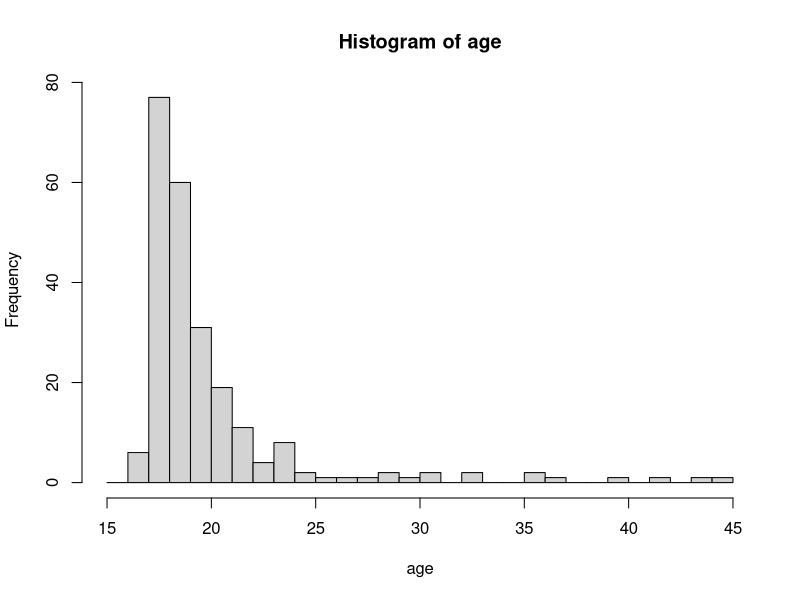
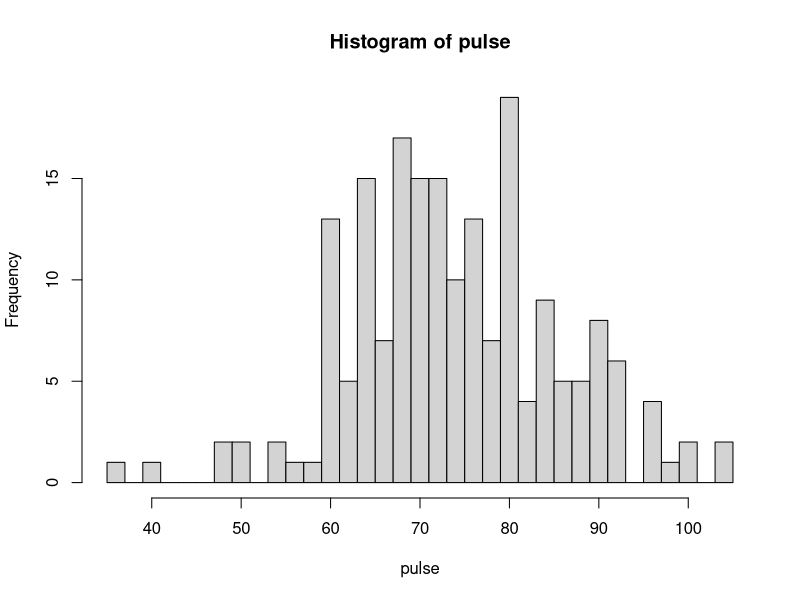
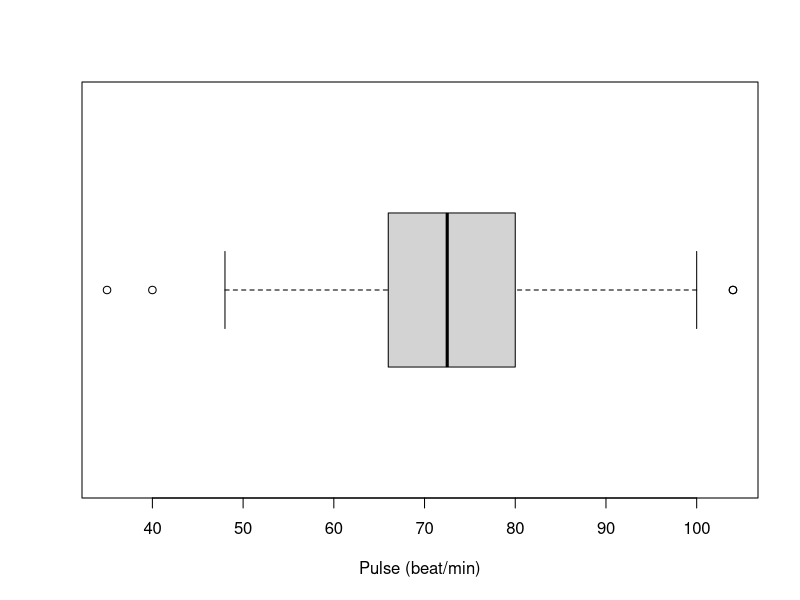
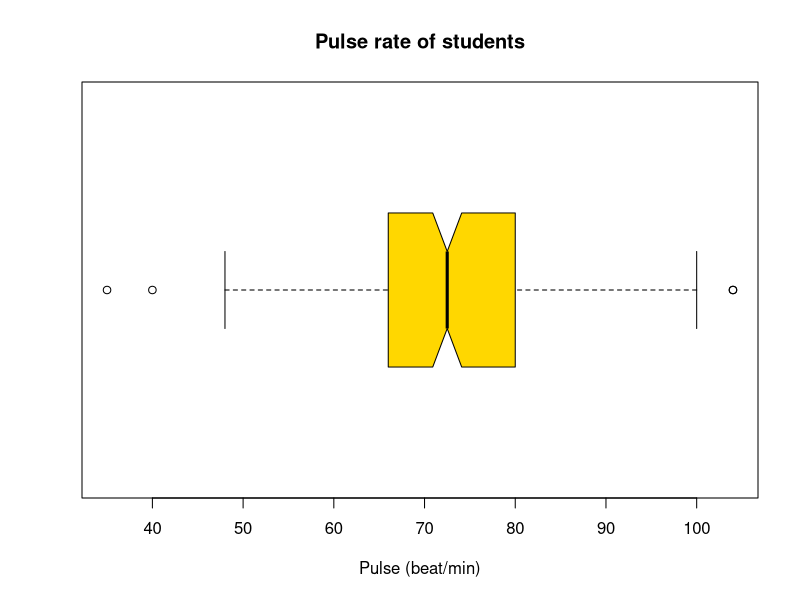
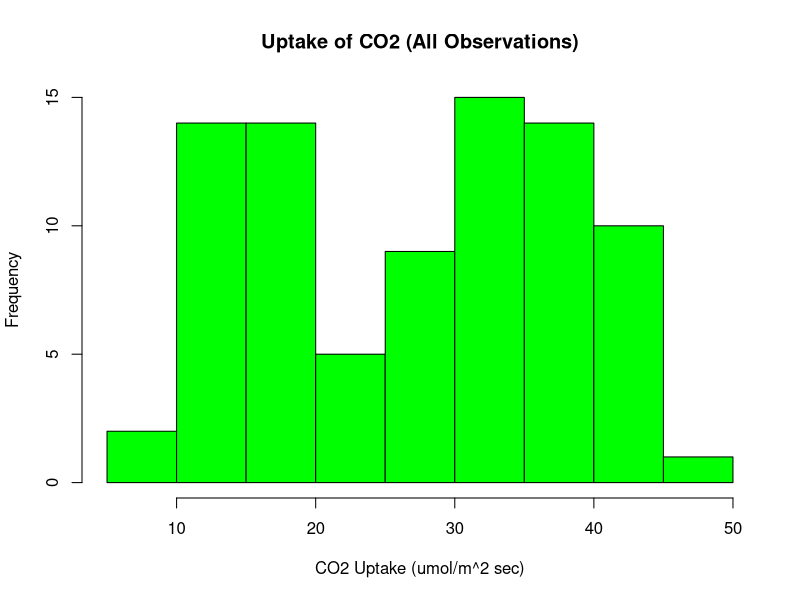
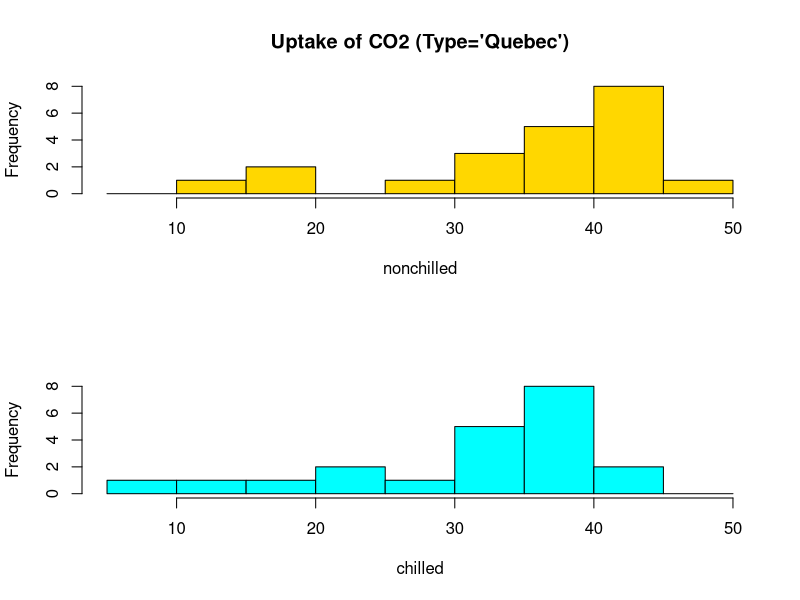
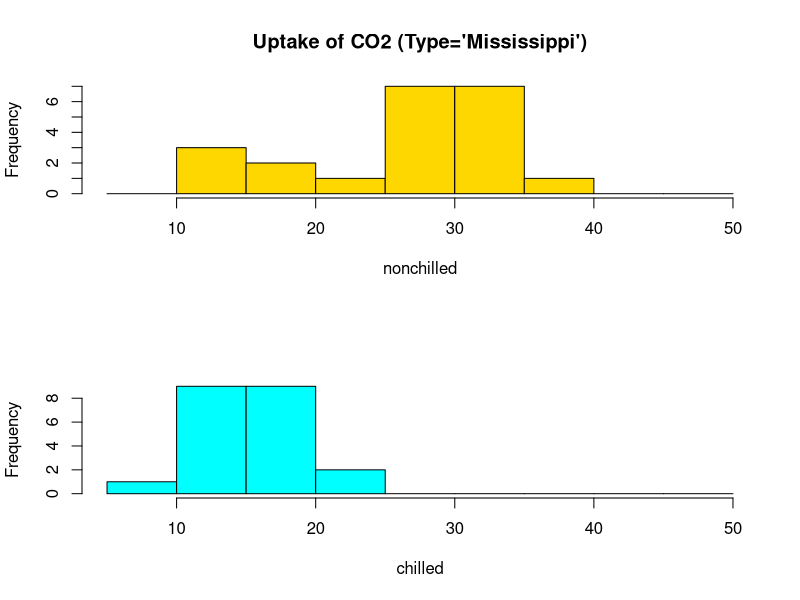
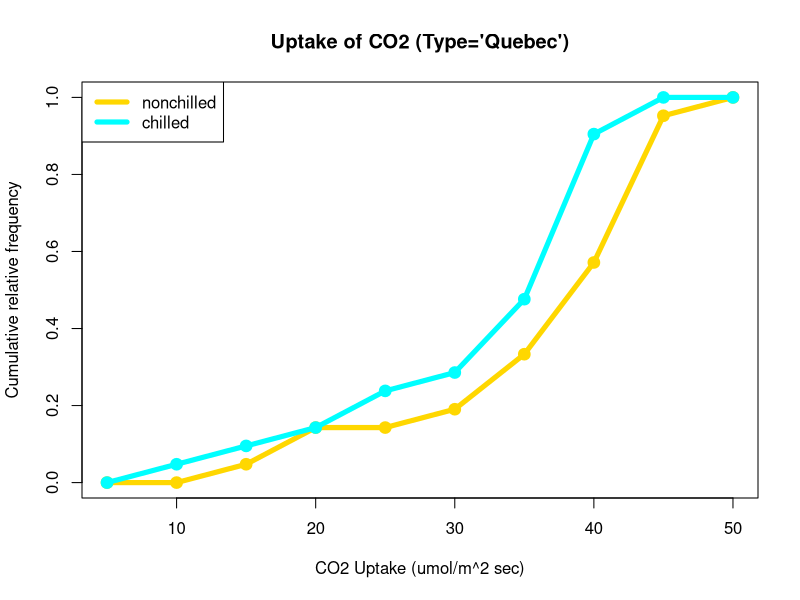

Recreate these plots in R, in order.
# collection of snippets used in notes

library(MASS)
data(survey)





# Mode
age <- floor(survey$Age)   # round down ages 
table(age)
age.freq <- table(age)
names(age.freq[age.freq==max(age.freq)])





# Mean
x <-c(11, 140, 98, 23, 45, 14, 56, 78, 93, 200, 123)
mean(x)

mean (survey$Age)
# remember this variable had two outliers >70
mean (survey$Age[survey$Age<70])
mean (survey$Age, trim=.1)


# Median 
x <-c(11, 140, 98, 23, 45, 14, 56, 78, 93, 200, 123)
median(x)

median (survey$Age)
# dropping outliers (no change in median)
median (survey$Age[survey$Age<70])



# Range
x <- c(11, 10, 8, 4, 6, 7, 11, 6, 11, 7)
range(x)







# Variance
x <- c(11, 10, 8, 4, 6, 7, 11, 6, 11, 7)
var(x)

var(survey$Age)





# standard deviation
x <- c(11, 10, 8, 4, 6, 7, 11, 6, 11, 7)
sd(x)

sd(survey$Age)





# Properties of sd



















# moments
# calculate the 3rd central moment of Age in student survey dataset 
library(e1071)
age <- na.omit(survey$Age)
moment(age, center=TRUE, order=3)

moment(age, order=1)
mean(age)

moment(age, center=TRUE, order=2)
var(age)   # sample variance !
var(age) * (length(age)-1)/length(age)
 
skewness(age, type=1)
mu_2 <- moment(age,center=TRUE,order=2)
mu_3 <- moment(age,center=TRUE,order=3) 
mu_3 / mu_2^(3/2)

kurtosis(age, type=1)
mu_2 <- moment(age,center=TRUE,order=2)
mu_4 <- moment(age,center=TRUE,order=4) 
mu_4 / mu_2^2 - 3


age <- na.omit(survey$Age[survey$Age<70])
pulse <- na.omit(survey$Pulse)

png(filename="age_hist.png", width=600, heigh=300)
hist(age, breaks=seq(15,45,by=1))
dev.off()

png(filename="age_hist.png", width=600, heigh=300)
hist(pulse, breaks=seq(35,105,by=2))
dev.off()

c(skewness(age), skewness(pulse))
c(kurtosis(age), kurtosis(pulse))



# quartiles / percentiles
age <- survey$Age[survey$Age<70] # drop outliers
quantile(age)
quantile(survey$Age)

quantile(age, probs=seq(0,1,0.1))
quantile(age, probs=0.05)



# 5 number summary
fivenum(age)
summary(age)







#IQR
IQR(age)








# box plot
png('boxplot_1.png', width=600, heigh=200)
fivenum(pulse)
boxplot(pulse, horizontal=TRUE, xlab="Pulse (beat/min)")
dev.off()

png('boxplot_2.png', width=600, heigh=200)
boxplot(pulse, horizontal=TRUE, 
 col="gold", notch=TRUE,
 main="Pulse rate of students", xlab="Pulse (beat/min)")
dev.off()









# real data 
data(CO2)
png('uptake_all_hist.png', width=1200, heigh=600, pointsize=24)
hist(CO2$uptake, col="green", 
  xlim=c(5,50), xlab="CO2 Uptake (umol/m^2 sec)",
  main="Uptake of CO2 (All Observations)")
dev.off()

# hist 

breaks = seq(5,50,5) 
png('uptake_by_Treatment_where_Quebec_hist.png', width=800, heigh=1000, pointsize=24)
par(mfrow=c(2,1))
hist(CO2$uptake[CO2$Type=="Quebec" & CO2$Treatment=="nonchilled"], col="gold", 
  breaks=breaks, xlim=c(5,50), xlab="nonchilled",
  main="Uptake of CO2 (Type='Quebec')")
hist(CO2$uptake[CO2$Type=="Quebec" & CO2$Treatment=="chilled"], col="cyan", 
  breaks=breaks, xlim=c(5,50), xlab="chilled",main="")
dev.off()

png('uptake_by_Treatment_where_Mississippi_hist.png', width=800, heigh=1000, pointsize=24)
par(mfrow=c(2,1))
hist(CO2$uptake[CO2$Type=="Mississippi" & CO2$Treatment=="nonchilled"], col="gold", 
  breaks=breaks, xlim=c(5,50), xlab="nonchilled",
  main="Uptake of CO2 (Type='Mississippi')")
hist(CO2$uptake[CO2$Type=="Mississippi" & CO2$Treatment=="chilled"], col="cyan", 
  breaks=breaks, xlim=c(5,50), xlab="chilled",main="")
dev.off()

# ogive 

png('uptake_by_Treatment_where_Quebec_ogive.png', width=800, heigh=900, pointsize=24)
par(mfrow=c(1,1))
tmp <- CO2$uptake[CO2$Type=="Quebec" & CO2$Treatment=="nonchilled"]
tmp.cut <- cut(tmp, breaks, right=FALSE) 
tmp.freq <- table(tmp.cut)
tmp.cumfreq = c(0, cumsum(tmp.freq)) 
tmp.cumrelfreq <- tmp.cumfreq / length(tmp)
plot(breaks, tmp.cumrelfreq, col="gold", lwd=5,
     main="Uptake of CO2 (Type='Quebec')",
     xlab="CO2 Uptake (umol/m^2 sec)", ylab="Cumulative relative frequency")
lines(breaks, tmp.cumrelfreq, col="gold", lwd=5)
tmp.cut <- cut(CO2$uptake[CO2$Type=="Quebec" & CO2$Treatment=="chilled"], breaks, right=FALSE) 
tmp.freq <- table(tmp.cut)
tmp.cumfreq = c(0, cumsum(tmp.freq)) 
tmp.cumrelfreq <- tmp.cumfreq / length(tmp)
points(breaks,tmp.cumrelfreq, col="cyan", lwd=5)
lines(breaks, tmp.cumrelfreq, col="cyan", lwd=5)
legend("topleft", levels(CO2$Treatment), col=c("gold","cyan"), lty = 1, lwd=5)
dev.off()

png('uptake_by_Treatment_where_Mississippi_ogive.png', width=800, heigh=900, pointsize=24)
par(mfrow=c(1,1))
tmp <- CO2$uptake[CO2$Type=="Mississippi" & CO2$Treatment=="nonchilled"]
tmp.cut <- cut(tmp, breaks, right=FALSE) 
tmp.freq <- table(tmp.cut)
tmp.cumfreq = c(0, cumsum(tmp.freq)) 
tmp.cumrelfreq <- tmp.cumfreq / length(tmp)
plot(breaks, tmp.cumrelfreq, col="gold", lwd=5,
     main="Uptake of CO2 (Type='Mississippi')",
     xlab="CO2 Uptake (umol/m^2 sec)", ylab="Cumulative relative frequency")
lines(breaks, tmp.cumrelfreq, col="gold", lwd=5)
tmp.cut <- cut(CO2$uptake[CO2$Type=="Mississippi" & CO2$Treatment=="chilled"], breaks, right=FALSE) 
tmp.freq <- table(tmp.cut)
tmp.cumfreq = c(0, cumsum(tmp.freq)) 
tmp.cumrelfreq <- tmp.cumfreq / length(tmp)
points(breaks,tmp.cumrelfreq, col="cyan", lwd=5)
lines(breaks, tmp.cumrelfreq, col="cyan", lwd=5)
legend("topleft", levels(CO2$Treatment), col=c("gold","cyan"), lty = 1, lwd=5)
dev.off()

# box plot

png('uptake_all_boxplot.png', width=1200, heigh=400, pointsize=24)
boxplot(CO2$uptake, horizontal=TRUE, col="green", notch=TRUE,
  xlab="CO2 Uptake (umol/m^2 sec)",
  main="Uptake of CO2 (All Observations)")
dev.off()


png('uptake_by_Treatment_where_Quebec_boxplot.png', width=800, heigh=600, pointsize=24)
tmp <- CO2[CO2$Type=="Quebec",]
boxplot(formula=uptake~Treatment, data=tmp, horizontal=T, notch=F, 
  xlab="CO2 Uptake (umol/m^2 sec)", ylab=c("Treatment"),
  main="Uptake of CO2 (Type='Quebec')", col=c("gold","cyan"))
dev.off()

png('uptake_by_Treatment_where_Mississippi_boxplot.png', width=800, heigh=600, pointsize=24)
tmp <- CO2[CO2$Type=="Mississippi",]
boxplot(formula=uptake~Treatment, data=CO2[CO2$Type=="Mississippi",], 
  horizontal=T, notch=F, xlab="CO2 Uptake (umol/m^2 sec)", ylab=c("Treatment"),
  main="Uptake of CO2 (Type='Mississippi')", col=c("gold","cyan"))
dev.off()

png('uptake_by_Treatment_boxplot.png', width=1000, heigh=700, pointsize=24)
boxplot(formula=uptake~Treatment*Type, data=CO2, horizontal=T,
  xlab="CO2 Uptake (umol/m^2 sec)",
  ylab=c("Type and Treatment"),
  names=c("Quebec\nnonchill","\nchill","Mississippi\nnonchill","\nchill"),
  main="Uptake of CO2 (all observations)", col=c("gold","cyan"))
dev.off()